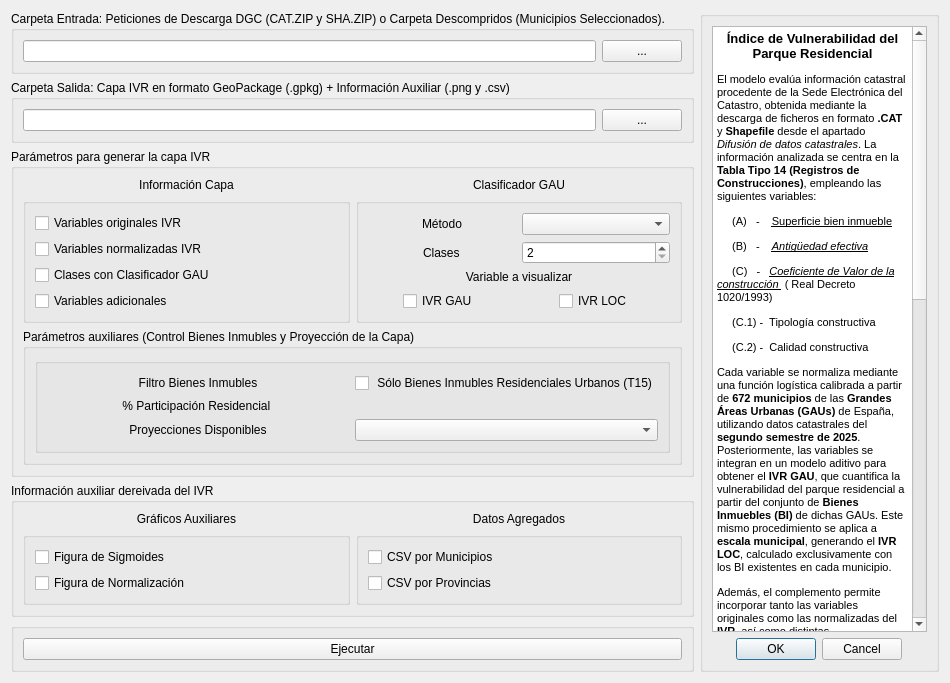
<?xml version="1.0" encoding="UTF-8"?>
<ui version="4.0">
 <class>ResidentialParkVulnerabilityDialogBase</class>
 <widget class="QDialog" name="ResidentialParkVulnerabilityDialogBase">
  <property name="geometry">
   <rect>
    <x>0</x>
    <y>0</y>
    <width>950</width>
    <height>602</height>
   </rect>
  </property>
  <property name="windowTitle">
   <string>Indice de Vulnerabilidad del Parque Residencial </string>
  </property>
  <layout class="QGridLayout" name="gridLayout_4">
   <item row="7" column="1" colspan="2">
    <widget class="QGroupBox" name="contenedor_ejecutar">
     <property name="title">
      <string/>
     </property>
     <layout class="QGridLayout" name="gridLayout_3">
      <item row="0" column="1">
       <widget class="QPushButton" name="boton_ejecutar">
        <property name="text">
         <string>Ejecutar</string>
        </property>
       </widget>
      </item>
     </layout>
    </widget>
   </item>
   <item row="1" column="1" colspan="2">
    <widget class="QGroupBox" name="contenedor_output">
     <property name="title">
      <string>Carpeta Salida: Capa IVR en formato GeoPackage (.gpkg) + Información Auxiliar (.png y .csv)</string>
     </property>
     <layout class="QGridLayout" name="gridLayout_7">
      <item row="0" column="0">
       <widget class="QgsFilterLineEdit" name="visualizar_salida">
        <property name="qgisRelation" stdset="0">
         <string notr="true"/>
        </property>
       </widget>
      </item>
      <item row="0" column="1">
       <widget class="QPushButton" name="boton_salida">
        <property name="text">
         <string>...</string>
        </property>
       </widget>
      </item>
     </layout>
    </widget>
   </item>
   <item row="0" column="3" rowspan="8">
    <widget class="QGroupBox" name="contendor_info">
     <property name="title">
      <string/>
     </property>
     <layout class="QGridLayout" name="gridLayout_2">
      <item row="0" column="2">
       <widget class="QTextBrowser" name="descripcion_herramienta">
        <property name="html">
         <string>&lt;!DOCTYPE HTML PUBLIC &quot;-//W3C//DTD HTML 4.0//EN&quot; &quot;http://www.w3.org/TR/REC-html40/strict.dtd&quot;&gt;
&lt;html&gt;&lt;head&gt;&lt;meta name=&quot;qrichtext&quot; content=&quot;1&quot; /&gt;&lt;style type=&quot;text/css&quot;&gt;
p, li { white-space: pre-wrap; }
&lt;/style&gt;&lt;/head&gt;&lt;body style=&quot; font-family:'MS Shell Dlg 2'; font-size:7.875pt; font-weight:400; font-style:normal;&quot;&gt;
&lt;p align=&quot;center&quot; style=&quot; margin-top:12px; margin-bottom:12px; margin-left:0px; margin-right:0px; -qt-block-indent:0; text-indent:0px;&quot;&gt;&lt;span style=&quot; font-size:10pt; font-weight:600;&quot;&gt;Índice de Vulnerabilidad del Parque Residencial&lt;/span&gt;&lt;/p&gt;
&lt;p style=&quot; margin-top:12px; margin-bottom:12px; margin-left:0px; margin-right:0px; -qt-block-indent:0; text-indent:0px;&quot;&gt;&lt;span style=&quot; font-size:8pt;&quot;&gt;El modelo evalúa información catastral procedente de la Sede Electrónica del Catastro, obtenida mediante la descarga de ficheros en formato &lt;/span&gt;&lt;span style=&quot; font-size:8pt; font-weight:600;&quot;&gt;.CAT&lt;/span&gt;&lt;span style=&quot; font-size:8pt;&quot;&gt; y &lt;/span&gt;&lt;span style=&quot; font-size:8pt; font-weight:600;&quot;&gt;Shapefile&lt;/span&gt;&lt;span style=&quot; font-size:8pt;&quot;&gt; desde el apartado &lt;/span&gt;&lt;span style=&quot; font-size:8pt; font-style:italic;&quot;&gt;Difusión de datos catastrales&lt;/span&gt;&lt;span style=&quot; font-size:8pt;&quot;&gt;. La información analizada se centra en la &lt;/span&gt;&lt;span style=&quot; font-size:8pt; font-weight:600;&quot;&gt;Tabla Tipo 14 (Registros de Construcciones)&lt;/span&gt;&lt;span style=&quot; font-size:8pt;&quot;&gt;, empleando las siguientes variables: &lt;/span&gt;&lt;/p&gt;
&lt;p style=&quot; margin-top:12px; margin-bottom:12px; margin-left:0px; margin-right:0px; -qt-block-indent:0; text-indent:0px;&quot;&gt;&lt;span style=&quot; font-size:8pt;&quot;&gt;     (A)   -    &lt;/span&gt;&lt;span style=&quot; font-size:8pt; text-decoration: underline;&quot;&gt;Superficie bien inmueble&lt;/span&gt;&lt;/p&gt;
&lt;p style=&quot; margin-top:12px; margin-bottom:12px; margin-left:0px; margin-right:0px; -qt-block-indent:0; text-indent:0px;&quot;&gt;&lt;span style=&quot; font-size:8pt;&quot;&gt;     (B)   -    &lt;/span&gt;&lt;span style=&quot; font-size:8pt; font-style:italic; text-decoration: underline;&quot;&gt;Antigüedad efectiva&lt;/span&gt;&lt;span style=&quot; font-size:8pt;&quot;&gt; &lt;/span&gt;&lt;/p&gt;
&lt;p style=&quot; margin-top:12px; margin-bottom:12px; margin-left:0px; margin-right:0px; -qt-block-indent:0; text-indent:0px;&quot;&gt;&lt;span style=&quot; font-size:8pt;&quot;&gt;     (C)   -   &lt;/span&gt;&lt;span style=&quot; font-size:8pt; font-style:italic; text-decoration: underline;&quot;&gt;Coeficiente de Valor de la construcción &lt;/span&gt;&lt;span style=&quot; font-size:8pt;&quot;&gt; ( Real Decreto 1020/1993)&lt;/span&gt;&lt;/p&gt;
&lt;p style=&quot; margin-top:12px; margin-bottom:12px; margin-left:0px; margin-right:0px; -qt-block-indent:0; text-indent:0px;&quot;&gt;&lt;span style=&quot; font-size:8pt;&quot;&gt;     (C.1) -  Tipología constructiva    &lt;/span&gt;&lt;/p&gt;
&lt;p style=&quot; margin-top:12px; margin-bottom:12px; margin-left:0px; margin-right:0px; -qt-block-indent:0; text-indent:0px;&quot;&gt;&lt;span style=&quot; font-size:8pt;&quot;&gt;     (C.2) -  Calidad constructiva                            &lt;/span&gt;&lt;/p&gt;
&lt;p style=&quot; margin-top:12px; margin-bottom:12px; margin-left:0px; margin-right:0px; -qt-block-indent:0; text-indent:0px;&quot;&gt;&lt;span style=&quot; font-size:8pt;&quot;&gt;Cada variable se normaliza mediante una función logística calibrada a partir de &lt;/span&gt;&lt;span style=&quot; font-size:8pt; font-weight:600;&quot;&gt;672 municipios &lt;/span&gt;&lt;span style=&quot; font-size:8pt;&quot;&gt;de las &lt;/span&gt;&lt;span style=&quot; font-size:8pt; font-weight:600;&quot;&gt;Grandes Áreas Urbanas (GAUs)&lt;/span&gt;&lt;span style=&quot; font-size:8pt;&quot;&gt; de España, utilizando datos catastrales del &lt;/span&gt;&lt;span style=&quot; font-size:8pt; font-weight:600;&quot;&gt;segundo semestre de 2025&lt;/span&gt;&lt;span style=&quot; font-size:8pt;&quot;&gt;. Posteriormente, las variables se integran en un modelo aditivo para obtener el &lt;/span&gt;&lt;span style=&quot; font-size:8pt; font-weight:600;&quot;&gt;IVR GAU&lt;/span&gt;&lt;span style=&quot; font-size:8pt;&quot;&gt;, que cuantifica la vulnerabilidad del parque residencial a partir del conjunto de &lt;/span&gt;&lt;span style=&quot; font-size:8pt; font-weight:600;&quot;&gt;Bienes Inmuebles (BI)&lt;/span&gt;&lt;span style=&quot; font-size:8pt;&quot;&gt; de dichas GAUs. Este mismo procedimiento se aplica a&lt;/span&gt;&lt;span style=&quot; font-size:8pt; font-weight:600;&quot;&gt; escala municipal&lt;/span&gt;&lt;span style=&quot; font-size:8pt;&quot;&gt;, generando el &lt;/span&gt;&lt;span style=&quot; font-size:8pt; font-weight:600;&quot;&gt;IVR LOC&lt;/span&gt;&lt;span style=&quot; font-size:8pt;&quot;&gt;, calculado exclusivamente con los BI existentes en cada municipio.&lt;/span&gt;&lt;/p&gt;
&lt;p style=&quot; margin-top:12px; margin-bottom:12px; margin-left:0px; margin-right:0px; -qt-block-indent:0; text-indent:0px;&quot;&gt;&lt;span style=&quot; font-size:8pt;&quot;&gt;Además, el complemento permite incorporar tanto las variables originales como las normalizadas del &lt;/span&gt;&lt;span style=&quot; font-size:8pt; font-weight:600;&quot;&gt;IVR&lt;/span&gt;&lt;span style=&quot; font-size:8pt;&quot;&gt;, así como distintas &lt;/span&gt;&lt;span style=&quot; font-size:8pt; font-weight:600;&quot;&gt;clasificaciones de las GAUs&lt;/span&gt;&lt;span style=&quot; font-size:8pt;&quot;&gt; (Cuantiles, Jenks e Intervalos iguales). Incluye también variables adicionales, como el número de construcciones o de &lt;/span&gt;&lt;span style=&quot; font-size:8pt; font-weight:600;&quot;&gt;Bienes Inmuebles por parcela catastral&lt;/span&gt;&lt;span style=&quot; font-size:8pt;&quot;&gt;. Asimismo, posibilita filtrar los BI no estrictamente residenciales, ajustar la proyección al área de estudio y añadir &lt;/span&gt;&lt;span style=&quot; font-size:8pt; font-weight:600;&quot;&gt;salidas gráficas y resúmenes de datos agregados&lt;/span&gt;&lt;span style=&quot; font-size:8pt;&quot;&gt;.&lt;/span&gt;&lt;/p&gt;
&lt;p align=&quot;center&quot; style=&quot; margin-top:12px; margin-bottom:12px; margin-left:0px; margin-right:0px; -qt-block-indent:0; text-indent:0px;&quot;&gt;&lt;span style=&quot; font-size:8pt; font-weight:600; font-style:italic;&quot;&gt;OBTENCIÓN DE DATOS&lt;/span&gt;&lt;/p&gt;
&lt;p align=&quot;justify&quot; style=&quot; margin-top:12px; margin-bottom:12px; margin-left:0px; margin-right:0px; -qt-block-indent:0; text-indent:0px;&quot;&gt;&lt;span style=&quot; font-size:8pt;&quot;&gt;Descargue los datos catastrales en el aparado &amp;quot;&lt;/span&gt;&lt;span style=&quot; font-size:8pt; text-decoration: underline;&quot;&gt;Difusión de datos catastrales&lt;/span&gt;&lt;span style=&quot; font-size:8pt;&quot;&gt;&amp;quot; en &lt;/span&gt;&lt;span style=&quot; font-size:8pt; font-weight:600; font-style:italic;&quot;&gt; www.sedecatastro.gob.es&lt;/span&gt;&lt;/p&gt;
&lt;p align=&quot;justify&quot; style=&quot; margin-top:12px; margin-bottom:12px; margin-left:0px; margin-right:0px; -qt-block-indent:0; text-indent:0px;&quot;&gt;&lt;span style=&quot; font-size:8pt; font-weight:600;&quot;&gt;1.&lt;/span&gt;&lt;span style=&quot; font-size:8pt;&quot;&gt; Descargue la información alfanumérica por provincia (formato CAT), seleccionando el tipo &lt;/span&gt;&lt;span style=&quot; font-size:8pt; font-weight:600;&quot;&gt;urbano&lt;/span&gt;&lt;span style=&quot; font-size:8pt;&quot;&gt;.&lt;/span&gt;&lt;/p&gt;
&lt;p style=&quot; margin-top:12px; margin-bottom:12px; margin-left:0px; margin-right:0px; -qt-block-indent:0; text-indent:0px;&quot;&gt;&lt;span style=&quot; font-size:8pt; font-weight:600;&quot;&gt;2.&lt;/span&gt;&lt;span style=&quot; font-size:8pt;&quot;&gt; Descargue la cartografía vectorial por provincia (formato Shapefile), seleccionando el tipo &lt;/span&gt;&lt;span style=&quot; font-size:8pt; font-weight:600;&quot;&gt;Urbana sin Historia&lt;/span&gt;&lt;span style=&quot; font-size:8pt;&quot;&gt; (descargue los ficheros SHP.zip y SHP.z01 si la provincia lo requiere).&lt;/span&gt;&lt;/p&gt;
&lt;p style=&quot; margin-top:12px; margin-bottom:12px; margin-left:0px; margin-right:0px; -qt-block-indent:0; text-indent:0px;&quot;&gt;&lt;span style=&quot; font-size:8pt;&quot;&gt;Deposite ambos ficheros para una o varias provincias en la &lt;/span&gt;&lt;span style=&quot; font-size:8pt; font-weight:600;&quot;&gt;&amp;quot;Carpeta Entrada&amp;quot;&lt;/span&gt;&lt;span style=&quot; font-size:8pt;&quot;&gt; y se procesarán todos los municipios automáticamente. Si solo desea procesar algunos municipios, elimine de la carpeta de descomprimidos aquellos que no necesite.&lt;/span&gt;&lt;/p&gt;
&lt;p style=&quot; margin-top:12px; margin-bottom:12px; margin-left:0px; margin-right:0px; -qt-block-indent:0; text-indent:0px;&quot;&gt;&lt;span style=&quot; font-size:8pt;&quot;&gt;Para archivos con extensión SHP.z01, puede descomprimirlos manualmente con 7-Zip o bien dejar que el plugin los descomprima y cancelar el proceso una vez que la barra de progreso se inicie.&lt;/span&gt;&lt;/p&gt;
&lt;p align=&quot;center&quot; style=&quot; margin-top:12px; margin-bottom:12px; margin-left:0px; margin-right:0px; -qt-block-indent:0; text-indent:0px;&quot;&gt;&lt;span style=&quot; font-size:8pt; font-weight:600; font-style:italic;&quot;&gt;REQUISISTOS&lt;/span&gt;&lt;/p&gt;
&lt;p style=&quot; margin-top:12px; margin-bottom:12px; margin-left:0px; margin-right:0px; -qt-block-indent:0; text-indent:0px;&quot;&gt;&lt;span style=&quot; font-size:8pt;&quot;&gt;Requerimientos: Debe tener instalado &amp;quot;7-Zip&amp;quot; en su ordenador en caso de que quiera procesar datos de la sigueintes provincias: Alicante, A Coruña, Barcelona, Madrid, Málaga, Murcia, Sevilla, Tarragona, Toledo, Valencia. Si no tiene 7-Zip podrá descargalo en https://www.7-zip.org/&lt;/span&gt;&lt;/p&gt;
&lt;p align=&quot;justify&quot; style=&quot;-qt-paragraph-type:empty; margin-top:12px; margin-bottom:12px; margin-left:0px; margin-right:0px; -qt-block-indent:0; text-indent:0px; font-size:8pt; font-weight:600; font-style:italic;&quot;&gt;&lt;br /&gt;&lt;/p&gt;&lt;/body&gt;&lt;/html&gt;</string>
        </property>
       </widget>
      </item>
      <item row="2" column="2" alignment="Qt::AlignHCenter">
       <widget class="QDialogButtonBox" name="button_box">
        <property name="orientation">
         <enum>Qt::Horizontal</enum>
        </property>
        <property name="standardButtons">
         <set>QDialogButtonBox::Cancel|QDialogButtonBox::Ok</set>
        </property>
       </widget>
      </item>
     </layout>
    </widget>
   </item>
   <item row="2" column="1" colspan="2">
    <widget class="QGroupBox" name="contendor_ivr">
     <property name="title">
      <string>Parámetros para generar la capa IVR</string>
     </property>
     <layout class="QGridLayout" name="gridLayout_9">
      <item row="0" column="2">
       <widget class="QLabel" name="texto_ivr">
        <property name="text">
         <string>&lt;html&gt;&lt;head/&gt;&lt;body&gt;&lt;p align=&quot;center&quot;&gt;Información Capa&lt;/p&gt;&lt;/body&gt;&lt;/html&gt;</string>
        </property>
       </widget>
      </item>
      <item row="1" column="2">
       <widget class="QGroupBox" name="sub_contedor_ivr">
        <property name="title">
         <string/>
        </property>
        <layout class="QGridLayout" name="gridLayout_11">
         <item row="3" column="0">
          <widget class="QCheckBox" name="bt_gau">
           <property name="text">
            <string>Clases con Clasificador GAU</string>
           </property>
          </widget>
         </item>
         <item row="0" column="0">
          <widget class="QCheckBox" name="bt_org">
           <property name="text">
            <string>Variables originales IVR</string>
           </property>
          </widget>
         </item>
         <item row="1" column="0">
          <widget class="QCheckBox" name="bt_nor">
           <property name="text">
            <string>Variables normalizadas IVR</string>
           </property>
          </widget>
         </item>
         <item row="4" column="0">
          <widget class="QCheckBox" name="br_adc">
           <property name="text">
            <string>Variables adicionales</string>
           </property>
          </widget>
         </item>
        </layout>
       </widget>
      </item>
      <item row="1" column="3">
       <widget class="QGroupBox" name="sub_contedor_clasificador">
        <property name="title">
         <string/>
        </property>
        <layout class="QGridLayout" name="gridLayout_10">
         <item row="0" column="0" alignment="Qt::AlignHCenter">
          <widget class="QLabel" name="texto_clase">
           <property name="text">
            <string>Método</string>
           </property>
          </widget>
         </item>
         <item row="1" column="1">
          <widget class="QSpinBox" name="bt_rag">
           <property name="minimum">
            <number>2</number>
           </property>
           <property name="maximum">
            <number>10</number>
           </property>
           <property name="value">
            <number>2</number>
           </property>
          </widget>
         </item>
         <item row="3" column="1" alignment="Qt::AlignHCenter">
          <widget class="QCheckBox" name="bt_ivr_loc">
           <property name="text">
            <string>IVR LOC</string>
           </property>
          </widget>
         </item>
         <item row="3" column="0" alignment="Qt::AlignHCenter">
          <widget class="QCheckBox" name="bt_ivr_gau">
           <property name="acceptDrops">
            <bool>false</bool>
           </property>
           <property name="layoutDirection">
            <enum>Qt::LeftToRight</enum>
           </property>
           <property name="autoFillBackground">
            <bool>false</bool>
           </property>
           <property name="text">
            <string>IVR GAU </string>
           </property>
          </widget>
         </item>
         <item row="2" column="0" colspan="2">
          <widget class="QLabel" name="label">
           <property name="text">
            <string>&lt;html&gt;&lt;head/&gt;&lt;body&gt;&lt;p align=&quot;center&quot;&gt;Variable a visualizar&lt;/p&gt;&lt;/body&gt;&lt;/html&gt;</string>
           </property>
          </widget>
         </item>
         <item row="0" column="1">
          <widget class="QComboBox" name="bt_met"/>
         </item>
         <item row="1" column="0" alignment="Qt::AlignHCenter">
          <widget class="QLabel" name="texto_metodo">
           <property name="text">
            <string>Clases</string>
           </property>
          </widget>
         </item>
        </layout>
       </widget>
      </item>
      <item row="0" column="3">
       <widget class="QLabel" name="texto_clasificador">
        <property name="text">
         <string>&lt;html&gt;&lt;head/&gt;&lt;body&gt;&lt;p align=&quot;center&quot;&gt;Clasificador GAU&lt;/p&gt;&lt;/body&gt;&lt;/html&gt;</string>
        </property>
       </widget>
      </item>
      <item row="2" column="2" colspan="2">
       <widget class="QGroupBox" name="param_aux">
        <property name="title">
         <string>Parámetros auxiliares (Control Bienes Inmubles y Proyección de la Capa)</string>
        </property>
        <layout class="QGridLayout" name="gridLayout_6">
         <item row="4" column="0">
          <widget class="QGroupBox" name="sub_con_param_aux">
           <property name="title">
            <string/>
           </property>
           <layout class="QGridLayout" name="gridLayout_13">
            <item row="2" column="2">
             <widget class="QComboBox" name="bt_crs"/>
            </item>
            <item row="1" column="0">
             <widget class="QLabel" name="label_2">
              <property name="text">
               <string>&lt;html&gt;&lt;head/&gt;&lt;body&gt;&lt;p align=&quot;center&quot;&gt;% Participación Residencial &lt;/p&gt;&lt;/body&gt;&lt;/html&gt;</string>
              </property>
             </widget>
            </item>
            <item row="2" column="0">
             <widget class="QLabel" name="label_3">
              <property name="text">
               <string>&lt;html&gt;&lt;head/&gt;&lt;body&gt;&lt;p align=&quot;center&quot;&gt;Proyecciones Disponibles&lt;/p&gt;&lt;/body&gt;&lt;/html&gt;</string>
              </property>
             </widget>
            </item>
            <item row="1" column="2">
             <widget class="QgsOpacityWidget" name="bt_mix"/>
            </item>
            <item row="0" column="2">
             <widget class="QCheckBox" name="bt_15">
              <property name="text">
               <string> Sólo Bienes Inmubles Residenciales Urbanos (T15)</string>
              </property>
             </widget>
            </item>
            <item row="0" column="0">
             <widget class="QLabel" name="label_4">
              <property name="text">
               <string>&lt;html&gt;&lt;head/&gt;&lt;body&gt;&lt;p align=&quot;center&quot;&gt;Filtro Bienes Inmubles&lt;/p&gt;&lt;/body&gt;&lt;/html&gt;</string>
              </property>
             </widget>
            </item>
           </layout>
          </widget>
         </item>
        </layout>
       </widget>
      </item>
     </layout>
    </widget>
   </item>
   <item row="0" column="1" colspan="2">
    <widget class="QGroupBox" name="contenedor_input">
     <property name="title">
      <string>Carpeta Entrada: Peticiones de Descarga DGC (CAT.ZIP y SHA.ZIP) o Carpeta Descompridos (Municipios Seleccionados).</string>
     </property>
     <layout class="QGridLayout" name="gridLayout_5">
      <item row="0" column="0">
       <widget class="QgsFilterLineEdit" name="visualizar_entrada">
        <property name="qgisRelation" stdset="0">
         <string notr="true"/>
        </property>
       </widget>
      </item>
      <item row="0" column="1">
       <widget class="QPushButton" name="boton_entrada">
        <property name="text">
         <string>...</string>
        </property>
       </widget>
      </item>
     </layout>
    </widget>
   </item>
   <item row="3" column="1" rowspan="4" colspan="2">
    <widget class="QGroupBox" name="groupBox">
     <property name="title">
      <string>Información auxiliar dereivada del IVR</string>
     </property>
     <layout class="QGridLayout" name="gridLayout">
      <item row="1" column="1" rowspan="2">
       <widget class="QGroupBox" name="groupBox_3">
        <property name="title">
         <string/>
        </property>
        <layout class="QGridLayout" name="gridLayout_12">
         <item row="0" column="0">
          <widget class="QCheckBox" name="bt_mun">
           <property name="text">
            <string>CSV por Municipios</string>
           </property>
          </widget>
         </item>
         <item row="1" column="0">
          <widget class="QCheckBox" name="bt_pro">
           <property name="text">
            <string>CSV por Provincias</string>
           </property>
          </widget>
         </item>
        </layout>
       </widget>
      </item>
      <item row="0" column="1">
       <widget class="QLabel" name="dt_agg">
        <property name="text">
         <string>&lt;html&gt;&lt;head/&gt;&lt;body&gt;&lt;p align=&quot;center&quot;&gt;Datos Agregados&lt;/p&gt;&lt;/body&gt;&lt;/html&gt;</string>
        </property>
       </widget>
      </item>
      <item row="1" column="0" rowspan="2">
       <widget class="QGroupBox" name="groupBox_2">
        <property name="title">
         <string/>
        </property>
        <layout class="QGridLayout" name="gridLayout_8">
         <item row="0" column="0">
          <widget class="QCheckBox" name="bt_fsig">
           <property name="text">
            <string>Figura de Sigmoides</string>
           </property>
          </widget>
         </item>
         <item row="1" column="0">
          <widget class="QCheckBox" name="bt_fnor">
           <property name="text">
            <string>Figura de Normalización</string>
           </property>
          </widget>
         </item>
        </layout>
       </widget>
      </item>
      <item row="0" column="0">
       <widget class="QLabel" name="gf_aux">
        <property name="text">
         <string>&lt;html&gt;&lt;head/&gt;&lt;body&gt;&lt;p align=&quot;center&quot;&gt;Gráficos Auxiliares&lt;/p&gt;&lt;/body&gt;&lt;/html&gt;</string>
        </property>
       </widget>
      </item>
     </layout>
    </widget>
   </item>
  </layout>
 </widget>
 <customwidgets>
  <customwidget>
   <class>QgsFilterLineEdit</class>
   <extends>QLineEdit</extends>
   <header>qgsfilterlineedit.h</header>
  </customwidget>
  <customwidget>
   <class>QgsOpacityWidget</class>
   <extends>QWidget</extends>
   <header>qgsopacitywidget.h</header>
  </customwidget>
 </customwidgets>
 <tabstops>
  <tabstop>descripcion_herramienta</tabstop>
 </tabstops>
 <resources/>
 <connections>
  <connection>
   <sender>button_box</sender>
   <signal>rejected()</signal>
   <receiver>ResidentialParkVulnerabilityDialogBase</receiver>
   <slot>reject()</slot>
   <hints>
    <hint type="sourcelabel">
     <x>401</x>
     <y>341</y>
    </hint>
    <hint type="destinationlabel">
     <x>20</x>
     <y>20</y>
    </hint>
   </hints>
  </connection>
  <connection>
   <sender>button_box</sender>
   <signal>accepted()</signal>
   <receiver>ResidentialParkVulnerabilityDialogBase</receiver>
   <slot>accept()</slot>
   <hints>
    <hint type="sourcelabel">
     <x>401</x>
     <y>341</y>
    </hint>
    <hint type="destinationlabel">
     <x>20</x>
     <y>20</y>
    </hint>
   </hints>
  </connection>
 </connections>
</ui>
